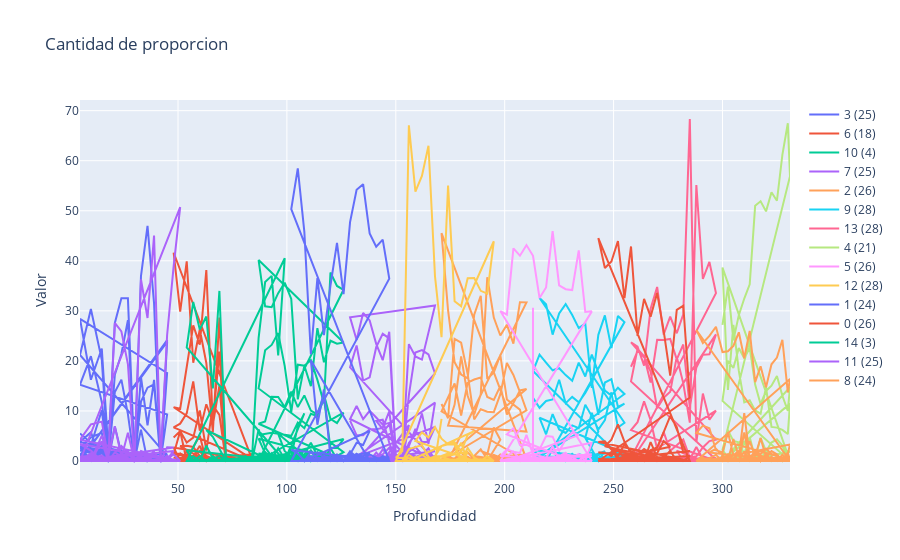

Notebook code cell kept with this figure:
### Markdown cell above
#### Method 2 - KMeans

### Code cell
fig = go.Figure()

for element in df_features_2_15["Cluster"].unique():
    nameCluster = str(element) + " (" +  str(len(df_features_2_15[df_features_2_15["Cluster"] == element]["Family"].unique())) + ")"
    fig.add_trace(go.Scatter(x=df_features_2_15[df_features_2_15["Cluster"] == element]["Profundidad"], y=df_features_2_15[df_features_2_15["Cluster"] == element]["Valor"], name=nameCluster))

fig.update_layout(title='Cantidad de proporcion - KMeans 15',
                   xaxis_title='Profundidad',
                   yaxis_title='Valor')
fig.show()

### Figure 1 — Plotly figure (JSON) as saved in the notebook; plotly's stock layout.template omitted (floating-point values rounded to 4 significant figures; data arrays with more than 128 entries replaced by an {"elided": "..."} marker saying what was removed)
{"data": [{"name": "3 (25)", "type": "scatter", "x": {"elided": "409 int values"}, "y": {"elided": "409 float values"}}, {"name": "6 (18)", "type": "scatter", "x": {"elided": "427 int values"}, "y": {"elided": "427 float values"}}, {"name": "10 (4)", "type": "scatter", "x": {"elided": "461 int values"}, "y": {"elided": "461 float values"}}, {"name": "7 (25)", "type": "scatter", "x": {"elided": "464 int values"}, "y": {"elided": "464 float values"}}, {"name": "2 (26)", "type": "scatter", "x": {"elided": "454 int values"}, "y": {"elided": "454 float values"}}, {"name": "9 (28)", "type": "scatter", "x": {"elided": "467 int values"}, "y": {"elided": "467 float values"}}, {"name": "13 (28)", "type": "scatter", "x": {"elided": "457 int values"}, "y": {"elided": "457 float values"}}, {"name": "4 (21)", "type": "scatter", "x": {"elided": "448 float values"}, "y": {"elided": "448 float values"}}, {"name": "5 (26)", "type": "scatter", "x": {"elided": "458 int values"}, "y": {"elided": "458 float values"}}, {"name": "12 (28)", "type": "scatter", "x": {"elided": "467 int values"}, "y": {"elided": "467 float values"}}, {"name": "1 (24)", "type": "scatter", "x": {"elided": "465 int values"}, "y": {"elided": "465 float values"}}, {"name": "0 (26)", "type": "scatter", "x": {"elided": "453 int values"}, "y": {"elided": "453 float values"}}, {"name": "14 (3)", "type": "scatter", "x": {"elided": "467 int values"}, "y": {"elided": "467 float values"}}, {"name": "11 (25)", "type": "scatter", "x": {"elided": "453 int values"}, "y": {"elided": "453 float values"}}, {"name": "8 (24)", "type": "scatter", "x": {"elided": "532 float values"}, "y": {"elided": "532 float values"}}], "layout": {"title": {"text": "Cantidad de proporcion"}, "xaxis": {"title": {"text": "Profundidad"}}, "yaxis": {"title": {"text": "Valor"}}}}
